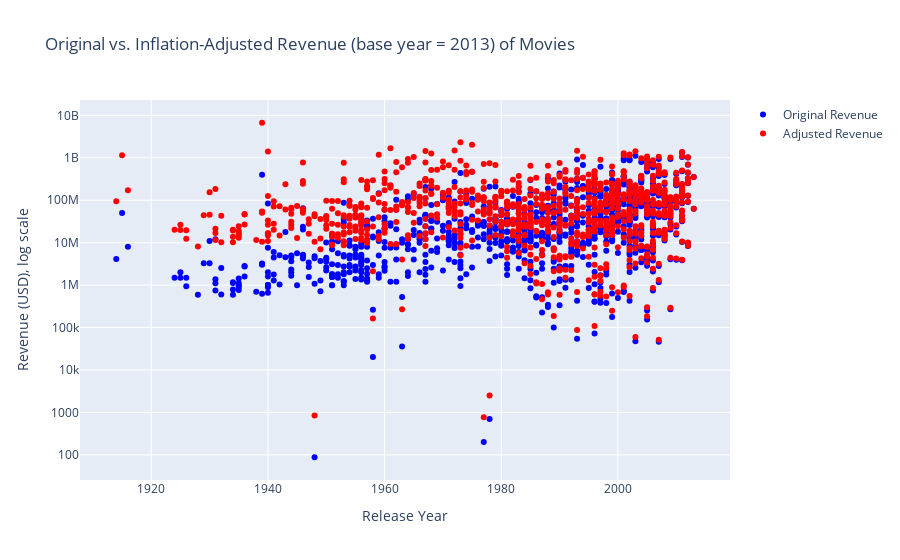

Here is the notebook cell this chart was saved with:
### Code cell
df_revenue['AdjustedRevenue'] = df_revenue['revenue'] * (base_cpi / df_revenue['CPI'])

fig = px.scatter(
    title="Original vs. Inflation-Adjusted Revenue (base year = 2013) of Movies"
)

fig.add_scatter(
    x=df_revenue['movie_year'],
    y=df_revenue['revenue'],
    mode='markers',
    name='Original Revenue',
    marker=dict(color='blue'),
    hovertext=df_revenue['BookTitle']
)

fig.add_scatter(
    x=df_revenue['movie_year'],
    y=df_revenue['AdjustedRevenue'],
    mode='markers',
    name='Adjusted Revenue',
    marker=dict(color='red'),
    hovertext=df_revenue['BookTitle']
)

fig.update_layout(
    xaxis=dict(title='Release Year'),
    yaxis=dict(type='log', title='Revenue (USD), log scale'),
    showlegend=True
)

fig.show()

### Figure 1 — Plotly figure (JSON) as saved in the notebook; plotly's stock layout.template omitted (floating-point values rounded to 4 significant figures; data arrays with more than 128 entries replaced by an {"elided": "..."} marker saying what was removed)
{"data": [{"hovertemplate": "<extra></extra>", "legendgroup": "", "marker": {"color": "#636efa", "symbol": "circle"}, "mode": "markers", "name": "", "orientation": "v", "showlegend": false, "type": "scatter", "xaxis": "x", "yaxis": "y"}, {"hovertext": {"elided": "905 str values"}, "marker": {"color": "blue"}, "mode": "markers", "name": "Original Revenue", "type": "scatter", "x": {"elided": "905 int values"}, "y": {"elided": "905 int values"}}, {"hovertext": {"elided": "905 str values"}, "marker": {"color": "red"}, "mode": "markers", "name": "Adjusted Revenue", "type": "scatter", "x": {"elided": "905 int values"}, "y": {"elided": "905 float values"}}], "layout": {"legend": {"tracegroupgap": 0}, "showlegend": true, "title": {"text": "Original vs. Inflation-Adjusted Revenue (base year = 2013) of Movies"}, "xaxis": {"anchor": "y", "domain": [0, 1], "title": {"text": "Release Year"}}, "yaxis": {"anchor": "x", "domain": [0, 1], "title": {"text": "Revenue (USD), log scale"}, "type": "log"}}}
